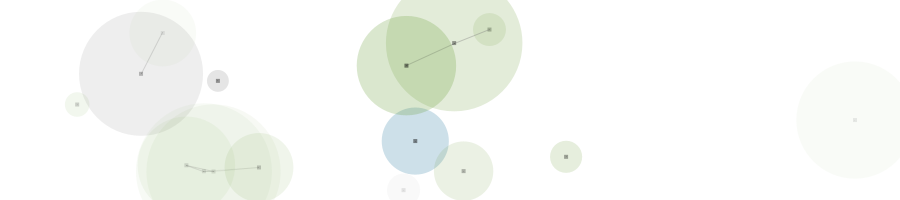
Frame 1 (no input)
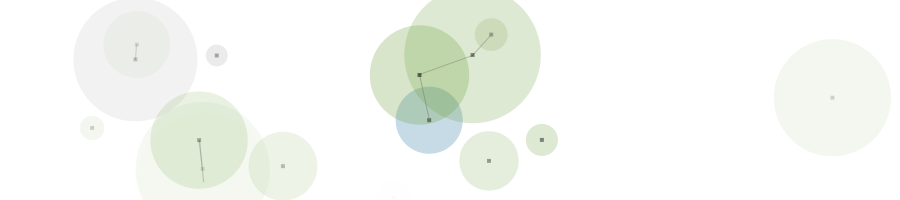
Frame 60 (the mouse pressed at the canvas centre just before this capture)
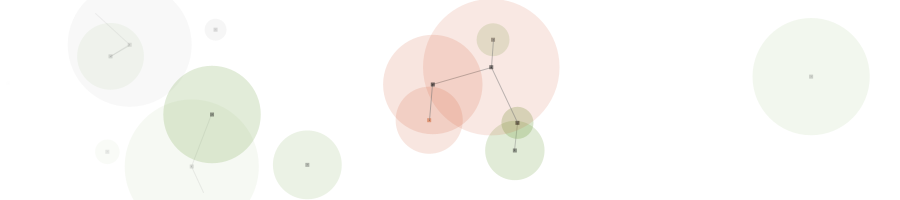
Frame 120 (the mouse held since frame 60 and released just before this capture)

The Processing sketch that drew these frames (run headless with seeded random() and noise(); from frame 60 on, the mouse is pressed at the canvas centre):

// Processing sketch: ambience
// ── ambience.pde
/* 
 Ambience - v.1.0.0 - 2014/01/03 
 PROCESSINGJS.COM HEADER ANIMATION  
 MIT License - F1lT3R/Hyper-Metrix
 Modified by Casey Reas, 7 Nov 2013
 Modified by slsdo, 3 Jan 2014
 Native Processing Compatible 
 */

int count = 20; // Set number of circles
Circle[] circles = new Circle[count];
color[] circleColors = new color[count];
float ds=2; // Set size of dot in circle center
boolean dragging = false;
//Colors taken from the IDE
color[] colors = { 
  #21759b, // Blue
  #669933, // Green
  #777777  // Gray
};

// Set up canvas
void setup() {
  frameRate(60); // Frame rate
  size(900, 200); // Size of canvas (width,height)
  strokeWeight(1); // Stroke/line/border thickness
  background(255, 255, 255);

  for (int i = 0; i < count; i++) {
    circles[i] = new Circle();
  }
}

void draw() {
  background(255, 255, 255);

  // Begin looping through circle array
  for (int i = 0; i < count; i++) {
    update(circles[i]);
    render(circles[i]);
  }
}

void update(Circle c) {
  c.acc.set(0, 0, 0);
  float vdamp = 0.99; // Velocity damping force
  PVector m = new PVector(mouseX, mouseY);
  
  if (c.locked && c.parent == null) {
    // Move the particle's coordinates to the mouse's position, minus its original offset
    c.acc = PVector.sub(PVector.sub(m, c.offset), c.pos);
    c.acc.limit(1); // Limit to maximum force
    c.vel.add(c.acc); // Apply acceleration
    c.vel.limit(3); // Limit to maximum speed
    c.pos = PVector.sub(m, c.offset);
  }
  else if (c.locked && c.parent != null && dist2(c.pos, c.parent.pos) >= c.parent.rad2) {
    // Move the particle's coordinates to the parent's position, minus its original offset
    c.rest.set(c.parent.pos);
    PVector force = PVector.mult(PVector.sub(c.pos, c.rest), -c.k); // f = -k
    c.acc = PVector.div(force, c.rad*0.5); // Set the acceleration, f = ma == a = f/m
    c.vel = PVector.mult(PVector.add(c.vel, c.acc), c.damp); // Set the velocity
    c.vel.limit(14); // Limit to maximum speed
    c.pos.add(c.vel); // Updated position
  }
  else {
    c.acc.limit(1); // Limit to maximum force
    c.vel.add(c.acc); // Apply acceleration
    if (mag2(c.vel) > 0.5*0.5) {
      c.vel.x *= vdamp;
      c.vel.y *= vdamp;
    }
    c.pos.add(c.vel); // Move circle
    c.rest.set(c.pos); // Move circle
  }
  
  c.opa = calcOpacity(c.pos.x, c.pos.y); // Update opacity

  float dm = c.rad*2; // Cache diameter
  // Wrap around canvas edges
  if (c.pos.x < -dm) c.pos.x = width + dm;
  if (c.pos.x > width + dm) c.pos.x = -dm;
  if (c.pos.y < -dm) c.pos.y = height + dm;
  if (c.pos.y > height + dm) c.pos.y = -dm;
}

void render(Circle c) {
  PVector m = new PVector(mouseX, mouseY);
  if (dist2(c.pos, m) < c.rad2) fill(#c93b0e, c.opa*0.5);  // orange if mouseover
  else fill(c.c, c.opa); // regular
  noStroke(); // Disable shape stroke/border

  ellipse(c.pos.x, c.pos.y, c.rad*2, c.rad*2); // Draw circle

  // If current circle is selected...
  if ((c.locked && c.parent == null && dragging)) {
    fill(#CD6633, c.opa*2); // Center dot color orange
    stroke(#CD6633, c.opa*4); // Line color orange
  } 
  else {
    fill(#000000, c.opa*2); // Center dot color black
    stroke(#777777, c.opa*2); // Line color turquoise
  }

  // Loop through all circles
  for (int j = 0; j < count; j++) {
    // If the circles are close
    if (dist2(c.pos, circles[j].pos) < c.rad2) {
      // Stroke a line from current circle to adjacent circle
      line(c.pos.x, c.pos.y, circles[j].pos.x, circles[j].pos.y);
      // Attach it to parent
      if (c.locked && !circles[j].locked) {
        circles[j].locked = true;
        // Assign parent and children
        circles[j].parent = c;
        c.children.add(circles[j]);
      }
    }
    else if (circles[j].parent != null && circles[j].parent == c) {
      line(c.pos.x, c.pos.y, circles[j].pos.x, circles[j].pos.y); // Link to parent
    }
  }

  noStroke(); // Turn off stroke/border
  rect(c.pos.x - ds, c.pos.y - ds, ds * 2, ds * 2); // Draw dot in center of circle
}

float calcOpacity(float posx, float posy) {
  float w = width*0.5;
  float h = height*0.5;
  float opax = abs(w - posx);
  float opay = abs(h - posy);
  float opacity = opax*opax*h*h + opay*opay*w*w; // Eqn of ellipse: x^2/a^2 + y^2/b^2 = 1
  opacity = map(opacity, w*w*h*h + h*h*w*w, 0, -70, 70); // Map to canvas
  opacity = constrain(opacity, 0, 100);
  return opacity;
}

float mag2(PVector v) { return (v.x*v.x + v.y*v.y + v.z*v.z); }
float dist2(PVector v1, PVector v2) { return ((v1.x - v2.x)*(v1.x - v2.x) + (v1.y - v2.y)*(v1.y - v2.y) + (v1.z - v2.z)*(v1.z - v2.z)); }

void mousePressed () {
  // Look for a circle the mouse is in, then lock that circle to the mouse
  PVector m = new PVector(mouseX, mouseY);
  for (int i = 0; i < count; i++) {
    // If the circles are close...
    if (dist2(circles[i].pos, m) < circles[i].rad2) {
      circles[i].locked = true;
      circles[i].offset = PVector.sub(m, circles[i].pos);
      dragging = true; // Break out of the loop because we found our circle
      break;
    }
  }
}

void mouseReleased() {
  // User is no-longer dragging
  for (int i = 0; i < count; i++) {
    circles[i].offset.set(0, 0, 0);
    circles[i].rest.set(0, 0, 0); // Clear all children
    circles[i].locked = false;
    circles[i].parent = null; // Clear parent
    circles[i].children.clear(); // Clear all children
  }
  dragging = false;
}

class Circle
{
  float w;
  float h;
  float rad;
  float rad2;
  PVector pos;
  PVector vel;
  PVector acc;
  PVector offset;
  PVector rest;
  color c;
  float opa;
  boolean locked;
  Circle parent;
  ArrayList children;
  float k = 0.1; // Spring constant
  float damp = 0.98; // Damping

  Circle() {
    w = random(width); // X
    h = random(height); // Y
    rad = random(10, 70); // Radius
    rad2 = rad*rad;
    pos = new PVector(random(width), random(height)); // Location
    vel = new PVector(random(-0.5, 0.5), random(-0.5, 0.5)); // Speed
    acc = new PVector(0, 0); // Acceleration
    offset = new PVector(0, 0); // Offset from mouse
    rest = new PVector(pos.x, pos.y); // Rest position
    c = colors[int(random(colors.length))]; // Color
    opa = calcOpacity(pos.x, pos.y); // Calculate opacity
    locked = false;
    parent = null;
    children = new ArrayList();
  }
}
